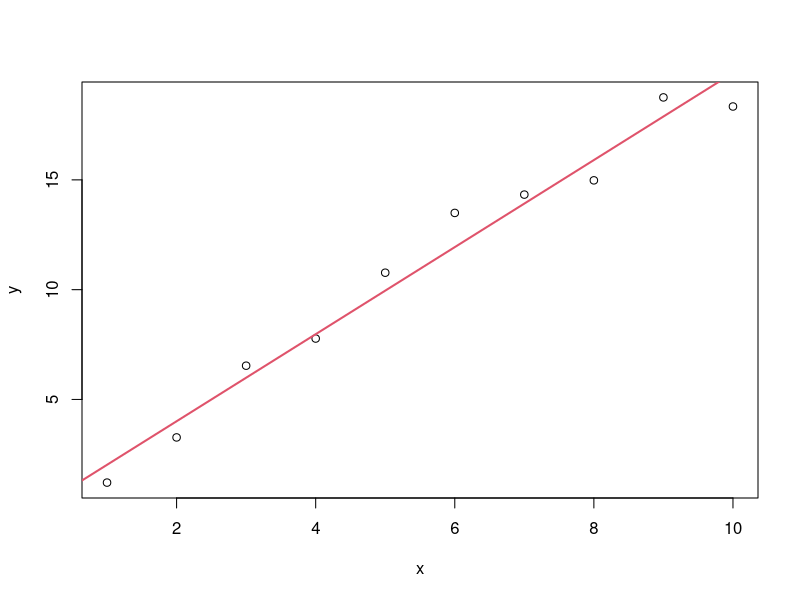
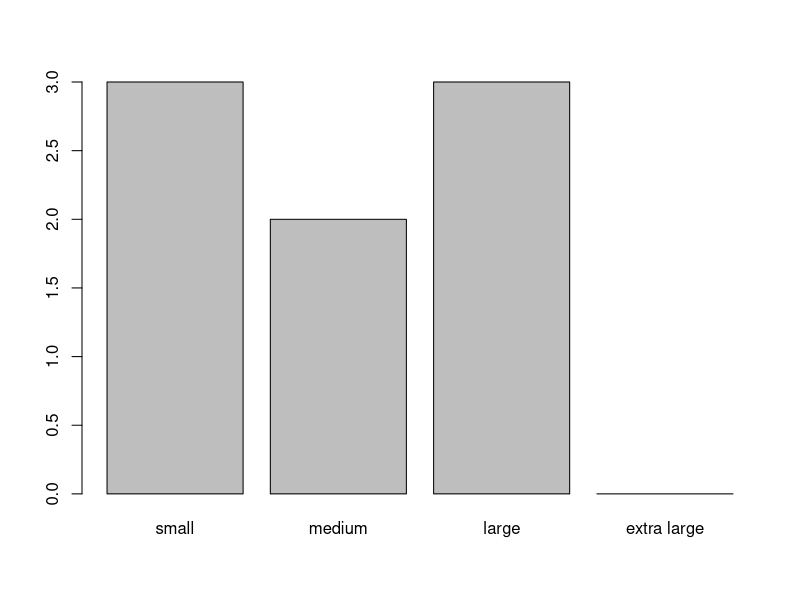

Here is the R script that generated these plots, in order:
## ---- chunk 1
knitr::opts_chunk$set(collapse = TRUE, comment = ">",
                      fig.retina = 3, warning = FALSE, message = FALSE)
## ---- chunk 2
# 将1， 4， 6， 9四个数组合起来（得到向量）
c(1, 4, 6, 9)
## ---- chunk 3
getwd()
## ---- chunk 4
myvec <- pi
print(myvec)
class(myvec)
## ---- chunk 5
# 数值型向量
vec1 <- c(1, 2, 3, 4, 5)
vec1
# 字符型向量
vec2 <- c("我", "喜欢", "R")
vec2
## ---- chunk 6
(vec3 <- c(25, TRUE))
(vec4 <- c(25, TRUE, "我爱R"))
## ---- chunk 7
num <- c(1, -2, 4, 6, 9)
length(num) #向量长度
mean(num) # 均值
sd(num) # 标准差
summary(num) # 汇总统计
## ---- chunk 8
char <- c("I", "like", "R")
length(char)
nchar(char)
## ---- chunk 9
go <- 1:20
back <- 20:1
(seqby <- seq(from = 1, to = 20, by = 0.5))
seqlength <- seq(from = 1, to = 20, length = 40)
seqalong <- seq_along(seqby)
seqlen <- seq_len(length(seqby))
rep(x=1, times = 100)
rep(x = 1:5, times = 3)
rep(x = 1:5 , each = 3)
rep(x = 1:5 , times = 2 , each = 3)
## ---- chunk 10
# matrix的元素组合方式，默认是列优先
(mat1 <- matrix(1:15, nrow = 3, ncol = 5)) 
# 如果混进其他原子类型，会发生什么？
(mat2 <- matrix(c(1:15, "a", "b", "c"), nrow = 3, ncol = 6))
## ---- chunk 11
mat3 <- matrix(1:4, 2, 2)
mat4 <- matrix(3:6, 2, 2)
mat3 + mat4 #矩阵加法
mat3 * mat4 # 矩阵乘法？不是！
mat3 %*% mat4 # 这才是矩阵乘法
det(mat3) #求行列式
solve(mat3, 1:2) #解方程组
## ---- chunk 12
(dt <- data.frame(x = 1:3, y = c("a", "b", "c"), z = c(T, F, T)))
dim(dt) # 维度
nrow(dt) # 行数
ncol(dt) # 列数
colnames(dt) #列名，这个很重要。为什么？
rownames(dt) # 行名
str(dt) # 查看结构
## ---- chunk 13
dt2 <- data.frame(x = 1:4, y = LETTERS[1:4], z = rep(T, 4))
summary(dt2)
## ---- chunk 14
(ls1 <- list(x = 1:4, y = LETTERS[1:5], z = rep(T, 4)))
## ---- chunk 15
str(ls1)
# 
summary(ls1)
## ---- chunk 16
x = 1:10; y = 2*x + rnorm(10)
mod1 <- lm(y~x)
mod1
## ---- chunk 17
plot(x, y); abline(mod1, col = 2, lwd =2)
## ---- chunk 18
x = c(1, 4, 2, 5, 6, 8, 6, 9, 10)
x[9]
x[1:3]
x[c(2, 6, 7)]
## ---- chunk 19
x2 <- c(1, 2, 3)
x2[c(T, F, T)]
# 取出了所有TRUE位置对应的x2的元素
## ---- chunk 20
x < 5
## ---- chunk 21
x[x < 5]
## ---- chunk 22
x <- c(3:5, 11:8, 8 + 0:5)
x[x >= 2 & x <= 8]
x[x < 2 | x > 8]
x[x == 8]
x[x!=8]
(ux <- unique(x))
(dx <- duplicated(x))
x[dx]
## ---- chunk 23
x <-  matrix(1:24, nrow = 4, ncol = 6, byrow = T)
x[1:2, ]
x[, c(1, 3, 5)]
x[1:2, c(1, 3, 5)]
## ---- chunk 24
dt
dt$x
dt$"x"
# df$c("x", "y")
## ---- chunk 25
dt["x"]
dt[c("x", "y")]
## ---- chunk 26
dt[, "x"]
# 注意此处与左边名称索引结果的区别

dt[, c("x", "y")]
## ---- chunk 27
ls1 <- list(x = 1:4, y = LETTERS[1:5], z = rep(T, 4))
ls1$x
ls1["y"]
ls1[c("x", "y")]
## ---- chunk 28
ls1[[1]]
ls1[["y"]]
## ---- chunk 29
(x <- 1/0)
log(0)
sqrt(-4)
(x <- c())
## ---- chunk 30
x <- c(1, NA, 3, NA, 4, NA)
length(x)
is.na(x)
## ---- chunk 31
grade = c(3, 4, 2, 2, 4, 1, 1, 4, 2, 2)
factor(grade)  
grade
gender = c(rep("male", 3), rep("female", 4))
gender = factor(gender)
gender
size = factor(c(2, 3, 1, 1, 1, 2, 3, 3), levels = c(1, 2, 3, 4),
  labels = c("small", "medium", "large", "extra large"))
size
## ---- chunk 32
summary(size)
## ---- chunk 33
plot(size)
